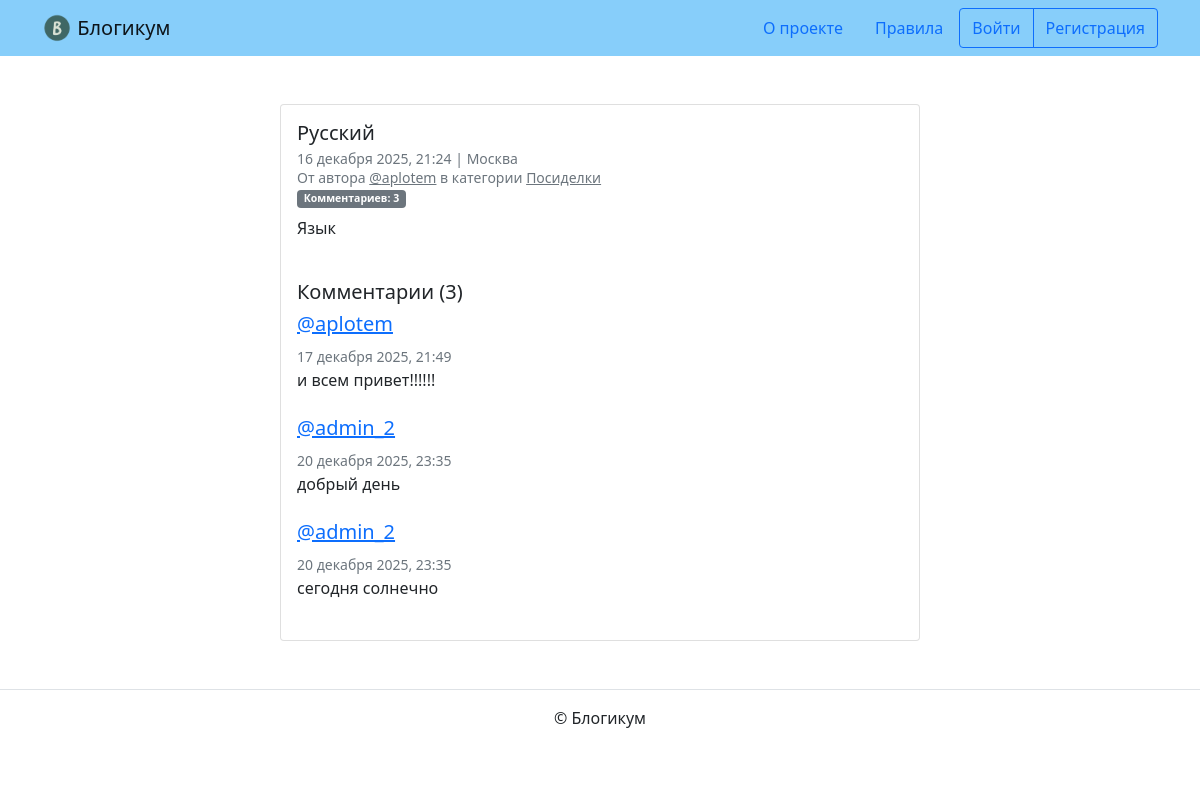
The page /posts/40/ on the database its author committed.
### blog/models.py (models this page shows, shortened)
class Post(models.Model):
    title = models.CharField(
        max_length=256,
        verbose_name='Заголовок'
    )
    text = models.TextField(verbose_name='Текст')
    pub_date = models.DateTimeField(
        verbose_name='Дата и время публикации',
        help_text='Если установить дату и время в будущем — '
                  'можно делать отложенные публикации.'
    )
    author = models.ForeignKey(
        User,
        on_delete=models.CASCADE,
        verbose_name='Автор публикации',
        related_name='posts'
    )
    location = models.ForeignKey(
        Location,
        on_delete=models.SET_NULL,
        null=True,
        blank=True,
        verbose_name='Местоположение'
    )
    category = models.ForeignKey(
        Category,
        on_delete=models.SET_NULL,
        null=True,
        verbose_name='Категория',
        related_name='posts'
    )
    is_published = models.BooleanField(
        default=True,
        verbose_name='Опубликовано',
        help_text='Снимите галочку, чтобы скрыть публикацию.'
    )
    created_at = models.DateTimeField(
        auto_now_add=True,
        verbose_name='Добавлено'
    )
    image = models.ImageField(
        'Изображение',
        upload_to='posts_images/',
        blank=True,
        null=True
    )
    objects = models.Manager()
    published = PublishedManager()
    class Meta:
        verbose_name = 'публикация'
        verbose_name_plural = 'Публикации'
        ordering = ['-pub_date']

class Location(models.Model):
    name = models.CharField(
        max_length=256,
        verbose_name='Название места'
    )
    is_published = models.BooleanField(
        default=True,
        verbose_name='Опубликовано',
        help_text='Снимите галочку, чтобы скрыть публикацию.'
    )
    created_at = models.DateTimeField(
        auto_now_add=True,
        verbose_name='Добавлено'
    )
    class Meta:
        verbose_name = 'местоположение'
        verbose_name_plural = 'Местоположения'

class Category(models.Model):
    title = models.CharField(
        max_length=256,
        verbose_name='Заголовок'
    )
    description = models.TextField(verbose_name='Описание')
    slug = models.SlugField(
        unique=True,
        verbose_name='Идентификатор',
        help_text='Идентификатор страницы для URL; '
                  'разрешены символы латиницы, цифры, дефис и подчёркивание.'
    )
    is_published = models.BooleanField(
        default=True,
        verbose_name='Опубликовано',
        help_text='Снимите галочку, чтобы скрыть публикацию.'
    )
    created_at = models.DateTimeField(
        auto_now_add=True,
        verbose_name='Добавлено'
    )
    class Meta:
        verbose_name = 'категория'
        verbose_name_plural = 'Категории'

class Comment(models.Model):
    text = models.TextField('Текст комментария')
    post = models.ForeignKey(
        Post,
        on_delete=models.CASCADE,
        related_name='comments',
        verbose_name='Публикация'
    )
    author = models.ForeignKey(
        User,
        on_delete=models.CASCADE,
        related_name='comments',
        verbose_name='Автор'
    )
    created_at = models.DateTimeField(
        auto_now_add=True,
        verbose_name='Дата и время публикации'
    )
    class Meta:
        verbose_name = 'комментарий'
        verbose_name_plural = 'Комментарии'
        ordering = ['created_at']  # Сортировка от старых к новым

### blog/views.py (the view)
# urls.py: path('posts/<int:post_id>/', views.post_detail, name='post_detail'),
def post_detail(request, post_id):
    post = get_object_or_404(Post, id=post_id)
    if request.user != post.author and not request.user.is_superuser:
        try:
            published_post = Post.objects.get(
                id=post_id,
                is_published=True
            )
        except Post.DoesNotExist:
            raise Http404("Этот пост снят с публикации")
        post = published_post
    comments = post.comments.all()
    comment_form = None
    if request.user.is_authenticated:
        comment_form = CommentForm()
    context = {
        'post': post,
        'comments': comments,
        'comment_form': comment_form,
    }
    return render(request, 'blog/detail.html', context)

### templates/blog/detail.html (shortened to what this page needs)
{% extends "base.html" %}
{% load django_bootstrap5 %}
{% block content %}
  <div class="col d-flex justify-content-center">
    <div class="card" style="width: 40rem;">
      <div class="card-body">
        <h5 class="card-title">{{ post.title }}</h5>
        <h6 class="card-subtitle mb-2 text-muted">
          <small>
            {{ post.pub_date|date:"d E Y, H:i" }} | {% if post.location and post.location.is_published %}{{ post.location.name }}{% else %}Планета Земля{% endif %}<br>
            От автора <a class="text-muted" href="{% url 'pages:profile' post.author.username %}">@{{ post.author.username }}</a> в
            категории {% include "includes/category_link.html" %}
            <br>
            <span class="badge bg-secondary">
               Комментариев: {{ post.comments.count }}
            </span>
          </small>
        </h6>
        <p class="card-text">{{ post.text|linebreaksbr }}</p>
        {% if not is_delete_confirmation %}
          {% include "includes/comments.html" %}
        {% endif %}
      </div>
    </div>
  </div>
{% endblock %}

### templates/includes/category_link.html
<a class="text-muted" href="{% url 'blog:category_posts' post.category.slug %}">
  {{ post.category.title }}
</a>

### templates/includes/comments.html (shortened to what this page needs)
{% if user.is_authenticated %}
  {% load django_bootstrap5 %}
{% endif %}
<br>
<h5>Комментарии ({{ post.comments.count }})</h5>
{% for comment in comments %}
  <div class="media mb-4">
    <div class="media-body">
      <h5 class="mt-0">
        <a href="{% url 'pages:profile' comment.author.username %}" name="comment_{{ comment.id }}">
          @{{ comment.author.username }}
        </a>
      </h5>
      <small class="text-muted">{{ comment.created_at|date:"d E Y, H:i" }}</small>
      <br>
      {{ comment.text|linebreaksbr }}
    </div>
  </div>
{% empty %}
  <p class="text-muted">Пока нет комментариев. Будьте первым!</p>
{% endfor %}

### rows shown on the page
Post: title "Русский", pub_date "16 декабря 2025, 21:24", location.name "Москва", author.username "aplotem", category "Посиделки", comments.count "3", text "Язык"
Comment: author.username "aplotem", created_at "17 декабря 2025, 21:49", text "и всем привет!!!!!!"
Comment: author.username "admin_2", created_at "20 декабря 2025, 23:35", text "добрый день"
Comment: author.username "admin_2", created_at "20 декабря 2025, 23:35", text "сегодня солнечно"
